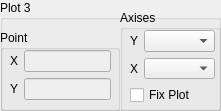
   <widget class="QGroupBox" name="groupBoxPlot_3">
    <property name="geometry">
     <rect>
      <x>1220</x>
      <y>20</y>
      <width>221</width>
      <height>111</height>
     </rect>
    </property>
    <property name="title">
     <string>Plot 3</string>
    </property>
    <widget class="QGroupBox" name="groupBoxPoint_3">
     <property name="geometry">
      <rect>
       <x>0</x>
       <y>30</y>
       <width>120</width>
       <height>81</height>
      </rect>
     </property>
     <property name="title">
      <string>Point</string>
     </property>
     <widget class="QWidget" name="layoutWidget_9">
      <property name="geometry">
       <rect>
        <x>10</x>
        <y>20</y>
        <width>101</width>
        <height>52</height>
       </rect>
      </property>
      <layout class="QVBoxLayout" name="verticalLayout_13">
       <item>
        <layout class="QHBoxLayout" name="horizontalLayout_26">
         <item>
          <widget class="QLabel" name="labelPointX_3">
           <property name="text">
            <string>X</string>
           </property>
          </widget>
         </item>
         <item>
          <widget class="QLineEdit" name="lineEditPointX_3">
           <property name="enabled">
            <bool>false</bool>
           </property>
          </widget>
         </item>
        </layout>
       </item>
       <item>
        <layout class="QHBoxLayout" name="horizontalLayout_27">
         <item>
          <widget class="QLabel" name="labelPointY_3">
           <property name="text">
            <string>Y</string>
           </property>
          </widget>
         </item>
         <item>
          <widget class="QLineEdit" name="lineEditPointY_3">
           <property name="enabled">
            <bool>false</bool>
           </property>
          </widget>
         </item>
        </layout>
       </item>
      </layout>
     </widget>
    </widget>
    <widget class="QGroupBox" name="groupBoxAxis_3">
     <property name="geometry">
      <rect>
       <x>120</x>
       <y>10</y>
       <width>101</width>
       <height>101</height>
      </rect>
     </property>
     <property name="title">
      <string>Axises</string>
     </property>
     <widget class="QWidget" name="layoutWidget_3">
      <property name="geometry">
       <rect>
        <x>10</x>
        <y>20</y>
        <width>85</width>
        <height>75</height>
       </rect>
      </property>
      <layout class="QVBoxLayout" name="verticalLayout_14">
       <item>
        <layout class="QHBoxLayout" name="horizontalLayout_28">
         <item>
          <widget class="QLabel" name="labelYAxis_3">
           <property name="text">
            <string>Y</string>
           </property>
          </widget>
         </item>
         <item>
          <widget class="QComboBox" name="comboBoxYAxisValue_3">
           <property name="sizePolicy">
            <sizepolicy hsizetype="Fixed" vsizetype="Fixed">
             <horstretch>0</horstretch>
             <verstretch>0</verstretch>
            </sizepolicy>
           </property>
          </widget>
         </item>
        </layout>
       </item>
       <item>
        <layout class="QHBoxLayout" name="horizontalLayout_52">
         <item>
          <widget class="QLabel" name="labelXAxis_3">
           <property name="text">
            <string>X</string>
           </property>
          </widget>
         </item>
         <item>
          <widget class="QComboBox" name="comboBoxXAxisValue_3">
           <property name="sizePolicy">
            <sizepolicy hsizetype="Fixed" vsizetype="Fixed">
             <horstretch>0</horstretch>
             <verstretch>0</verstretch>
            </sizepolicy>
           </property>
          </widget>
         </item>
        </layout>
       </item>
       <item>
        <widget class="QCheckBox" name="checkBoxFixPlot_3">
         <property name="text">
          <string>Fix Plot</string>
         </property>
        </widget>
       </item>
      </layout>
     </widget>
    </widget>
   </widget>
